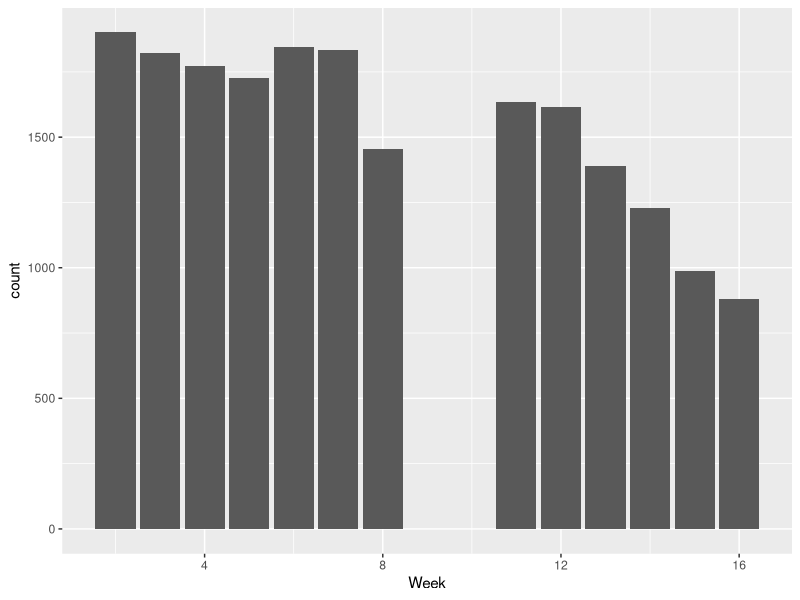
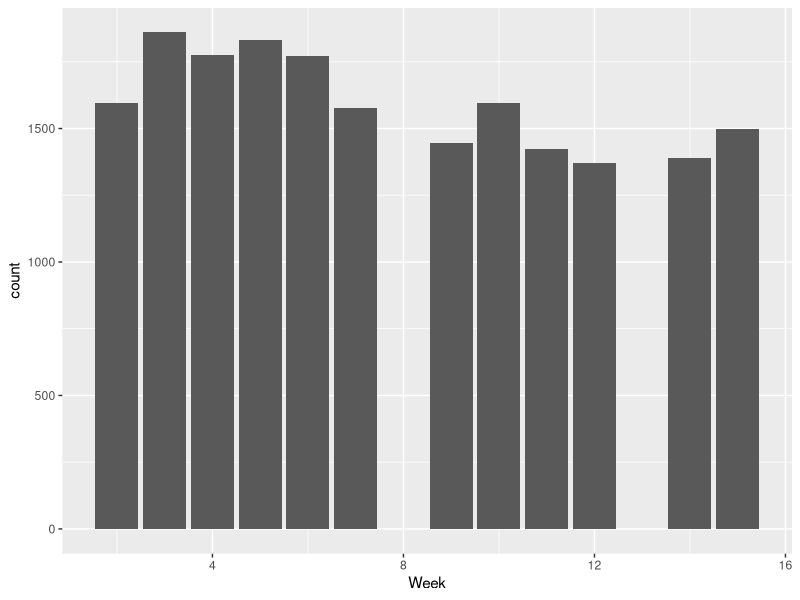
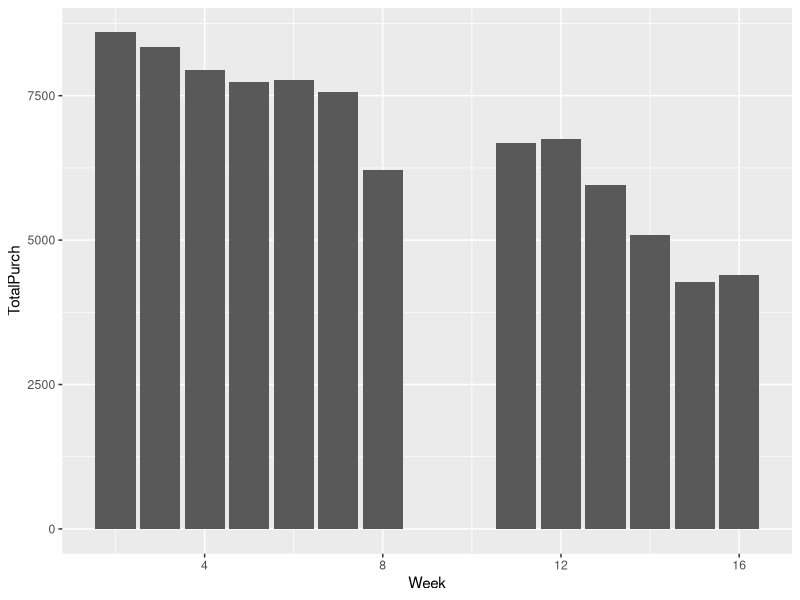
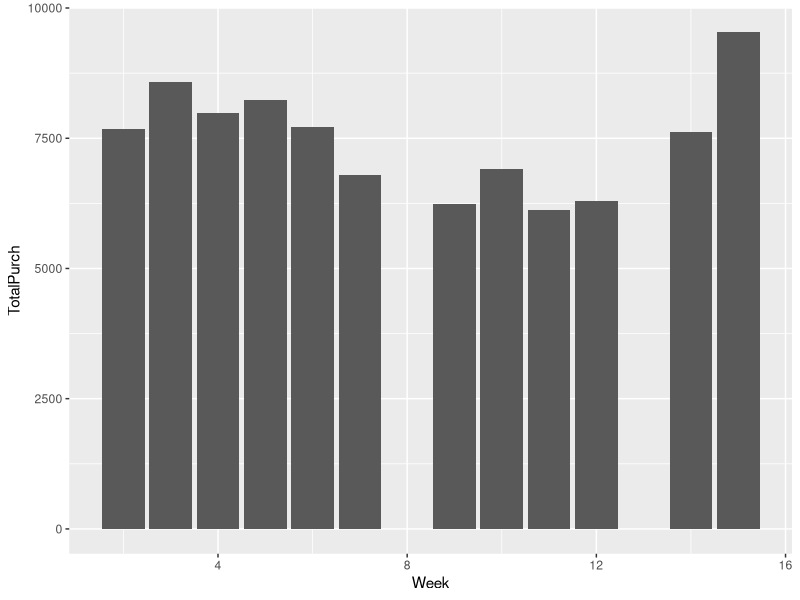
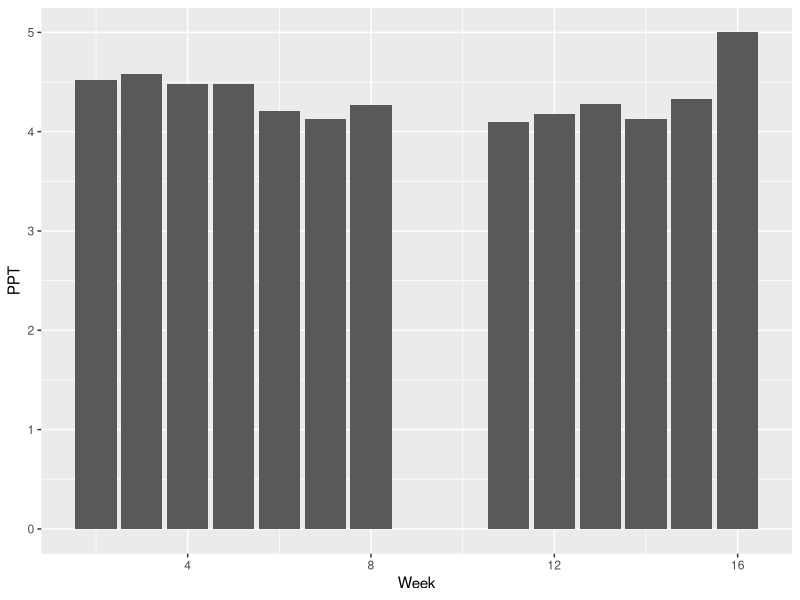
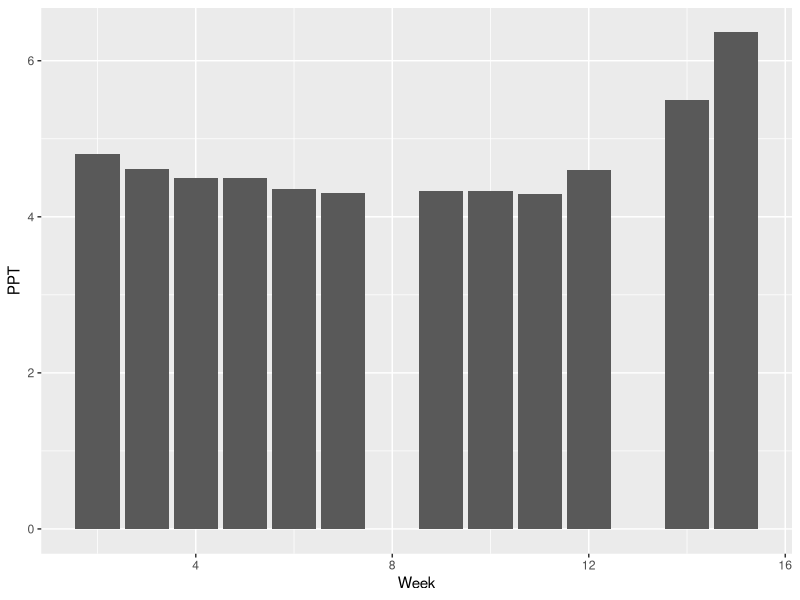
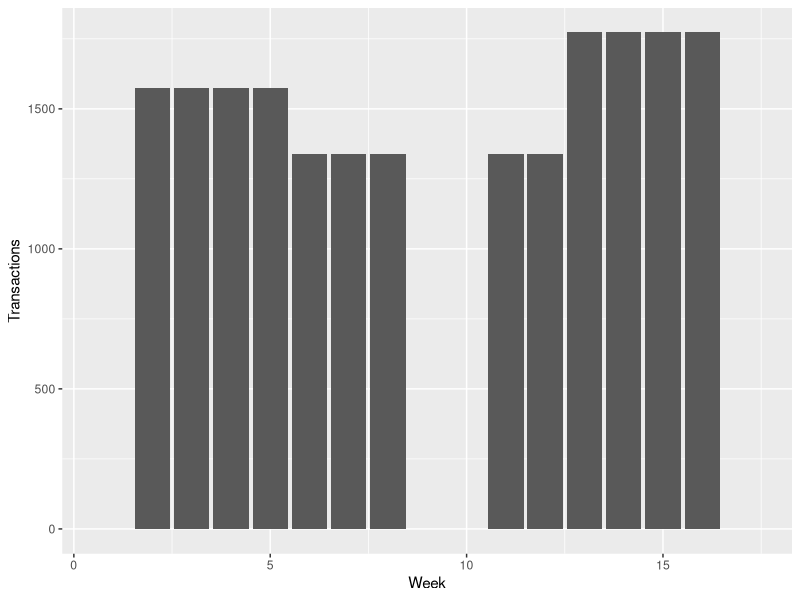
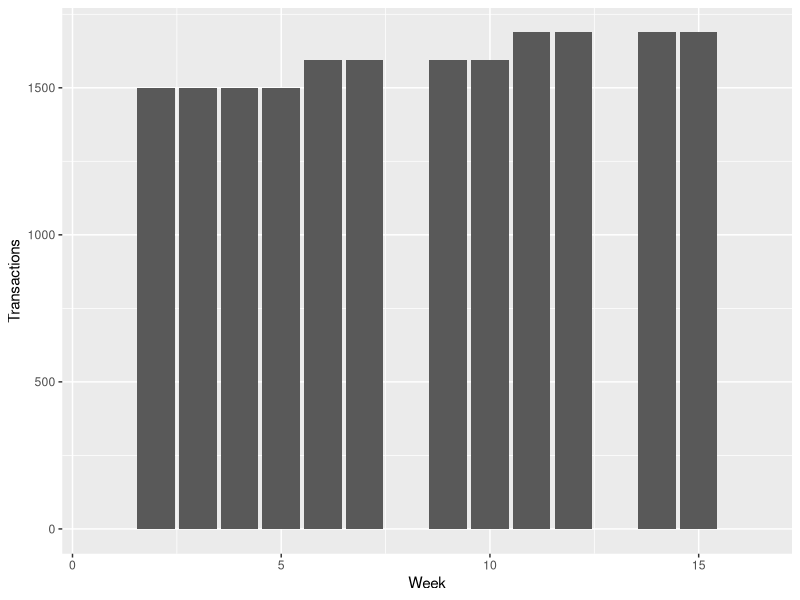

The R script that drew these images, in order:
## ---- chunk 1
knitr::opts_chunk$set(echo = TRUE, message=FALSE, warning=FALSE, cache=TRUE, 
                      fig.width=7, fig.height=3, fig.align = "center")
library(readr)
library(dplyr)
library(ggplot2)
library(lubridate)
## ---- chunk 2

flex_data <- read_csv("flex_data.csv") 
flex_data <- flex_data %>% mutate(Time = mdy_hm(Time)) %>% mutate(Week = epiweek(Time)) %>% rename(AmountSpent=Price)
flex_data <- flex_data %>% filter(Time >= '2019-01-20' & Time <= '2019-12-19') %>%  filter(AmountSpent > 0)

## ---- chunk 3
#Transactions by week
springtrans <- flex_data %>% filter(Time <= '2019-5-19') %>% mutate(Week = Week-3) %>% filter(Week!=1 & Week!=9 & Week!=10 & Week!=17)
falltrans <- flex_data %>% filter(Time >= '2019-9-1') %>% mutate (Week = Week-35) %>% filter(Week!=1 & Week!=8 & Week!=13 & Week!=16)

ggplot(springtrans) + geom_bar(aes(x=Week))
ggplot(falltrans) + geom_bar(aes(x=Week))
## ---- chunk 4
#Purchases by week
springpurch <- springtrans %>% group_by(Week) %>% summarize(TotalPurch = sum(AmountSpent))
fallpurch <- falltrans %>% group_by(Week) %>% summarize(TotalPurch = sum(AmountSpent))

ggplot(springpurch) + geom_bar(aes(x=Week, y=TotalPurch), stat='identity')
ggplot(fallpurch) + geom_bar(aes(x=Week, y=TotalPurch), stat='identity')
## ---- chunk 5
#Amount Spent Per Transaction
springppt <- springtrans %>% group_by(Week) %>% summarize(TotalTrans = n(), TotalPurch = sum(AmountSpent)) %>% mutate(PPT = TotalPurch/TotalTrans)
fallppt <- falltrans %>% group_by(Week) %>% summarize(TotalTrans = n(), TotalPurch = sum(AmountSpent)) %>% mutate(PPT = TotalPurch/TotalTrans)

ggplot(springppt) + geom_bar(aes(x=Week, y=PPT), stat='identity')
ggplot(fallppt) + geom_bar(aes(x=Week, y=PPT), stat='identity')
## ---- chunk 6
#Creation of consistent null dataframes
#Tested - Sums of spring/fall consistent nulls add up to sum of purchases and transactions from spring/fall PPT
sprnullconsistent <- data.frame("Week"=1:17, "Transactions"= c(0,sum(springppt$TotalTrans)/13,sum(springppt$TotalTrans)/13,sum(springppt$TotalTrans)/13,sum(springppt$TotalTrans)/13,sum(springppt$TotalTrans)/13,sum(springppt$TotalTrans)/13,sum(springppt$TotalTrans)/13,0,0,sum(springppt$TotalTrans)/13,sum(springppt$TotalTrans)/13,sum(springppt$TotalTrans)/13,sum(springppt$TotalTrans)/13,sum(springppt$TotalTrans)/13,sum(springppt$TotalTrans)/13,0), "Purchases"= c(0,sum(springppt$TotalPurch)/13,sum(springppt$TotalPurch)/13,sum(springppt$TotalPurch)/13,sum(springppt$TotalPurch)/13,sum(springppt$TotalPurch)/13,sum(springppt$TotalPurch)/13,sum(springppt$TotalPurch)/13,0,0,sum(springppt$TotalPurch)/13,sum(springppt$TotalPurch)/13,sum(springppt$TotalPurch)/13,sum(springppt$TotalPurch)/13,sum(springppt$TotalPurch)/13,sum(springppt$TotalPurch)/13,0))

fallnullconsistent <- data.frame("Week"=1:16, "Transactions"= c(0,sum(fallppt$TotalTrans)/12,sum(fallppt$TotalTrans)/12,sum(fallppt$TotalTrans)/12,sum(fallppt$TotalTrans)/12,sum(fallppt$TotalTrans)/12,sum(fallppt$TotalTrans)/12,0,sum(fallppt$TotalTrans)/12,sum(fallppt$TotalTrans)/12,sum(fallppt$TotalTrans)/12,sum(fallppt$TotalTrans)/12,0,sum(fallppt$TotalTrans)/12,sum(fallppt$TotalTrans)/12,0), "Purchases"= c(0,sum(fallppt$TotalPurch)/12,sum(fallppt$TotalPurch)/12,sum(fallppt$TotalPurch)/12,sum(fallppt$TotalPurch)/12,sum(fallppt$TotalPurch)/12,sum(fallppt$TotalPurch)/12,0,sum(fallppt$TotalPurch)/12,sum(fallppt$TotalPurch)/12,sum(fallppt$TotalPurch)/12,sum(fallppt$TotalPurch)/12,0,sum(fallppt$TotalPurch)/12,sum(fallppt$TotalPurch)/12,0))

## ---- chunk 7
#285/518=55.02% of students believe they spend consistently (1/3 beginning, 1/3 middle, 1/3 end)
#86/518=16.60% of students believe they spend most in beginning (1/2 beginning, 1/3 middle, 1/6 end)
#147/518=28.38% of students believe they spend most at end (1/6 beginning, 1/3 middle, 1/2 end)

#Tested - Sums of spring/fall weighted expectation nulls add up to sum of purchases/transactions from spring/fall  PPT
#Note - each period represents total spending expected during that period, then divided by number of weeks in     that period (spring separated into 4/5/4, fall into 4/4/4)
#Possible error - since spring semester is 13 applicable weeks, middle period is 5 weeks instead of 4,            aritifically deflating average spending in that period
p1springtrans <- .5502*sum(springppt$TotalTrans)*(1/3) + .1660*sum(springppt$TotalTrans)*(1/2) + .2838*sum(springppt$TotalTrans)*(1/6)
p2springtrans <- .5502*sum(springppt$TotalTrans)*(1/3) + .1660*sum(springppt$TotalTrans)*(1/3) + .2838*sum(springppt$TotalTrans)*(1/3)
p3springtrans <- .5502*sum(springppt$TotalTrans)*(1/3) + .1660*sum(springppt$TotalTrans)*(1/6) + .2838*sum(springppt$TotalTrans)*(1/2)


p1springpurch <- .5502*sum(springppt$TotalPurch)*(1/3) + .1660*sum(springppt$TotalPurch)*(1/2) + .2838*sum(springppt$TotalPurch)*(1/6)
p2springpurch <- .5502*sum(springppt$TotalPurch)*(1/3) + .1660*sum(springppt$TotalPurch)*(1/3) + .2838*sum(springppt$TotalPurch)*(1/3)
p3springpurch <- .5502*sum(springppt$TotalPurch)*(1/3) + .1660*sum(springppt$TotalPurch)*(1/6) + .2838*sum(springppt$TotalPurch)*(1/2)

sprnullweighted <- data.frame("Week"=1:17, 
"Transactions"= c(0,p1springtrans/4,p1springtrans/4,p1springtrans/4,p1springtrans/4,p2springtrans/5,p2springtrans/5,p2springtrans/5,0,0,p2springtrans/5,p2springtrans/5,p3springtrans/4,p3springtrans/4,p3springtrans/4,p3springtrans/4,0), 
"Purchases"= c(0,p1springpurch/4,p1springpurch/4,p1springpurch/4,p1springpurch/4,p2springpurch/5,p2springpurch/5,p2springpurch/5,0,0,p2springpurch/5,p2springpurch/5,p3springpurch/4,p3springpurch/4,p3springpurch/4,p3springpurch/4,0))

p1falltrans <- .5502*sum(fallppt$TotalTrans)*(1/3) + .1660*sum(fallppt$TotalTrans)*(1/2) + .2838*sum(fallppt$TotalTrans)*(1/6)
p2falltrans <- .5502*sum(fallppt$TotalTrans)*(1/3) + .1660*sum(fallppt$TotalTrans)*(1/3) + .2838*sum(fallppt$TotalTrans)*(1/3)
p3falltrans <- .5502*sum(fallppt$TotalTrans)*(1/3) + .1660*sum(fallppt$TotalTrans)*(1/6) + .2838*sum(fallppt$TotalTrans)*(1/2)

p1fallpurch <- .5502*sum(fallppt$TotalPurch)*(1/3) + .1660*sum(fallppt$TotalPurch)*(1/2) + .2838*sum(fallppt$TotalPurch)*(1/6)
p2fallpurch <- .5502*sum(fallppt$TotalPurch)*(1/3) + .1660*sum(fallppt$TotalPurch)*(1/3) + .2838*sum(fallppt$TotalPurch)*(1/3)
p3fallpurch <- .5502*sum(fallppt$TotalPurch)*(1/3) + .1660*sum(fallppt$TotalPurch)*(1/6) + .2838*sum(fallppt$TotalPurch)*(1/2)

fallnullweighted <- data.frame("Week"=1:16, 
"Transactions"= c(0,p1falltrans/4,p1falltrans/4,p1falltrans/4,p1falltrans/4,p2falltrans/4,p2falltrans/4,0,p2falltrans/4,p2falltrans/4,p3falltrans/4,p3falltrans/4,0,p3falltrans/4,p3falltrans/4,0), 
"Purchases"= c(0,p1fallpurch/4,p1fallpurch/4,p1fallpurch/4,p1fallpurch/4,p2fallpurch/4,p2fallpurch/4,0,p2fallpurch/4,p2fallpurch/4,p3fallpurch/4,p3fallpurch/4,0,p3fallpurch/4,p3fallpurch/4,0))

ggplot(sprnullweighted) + geom_bar(aes(x=Week, y=Transactions), stat='identity')
ggplot(fallnullweighted) + geom_bar(aes(x=Week, y=Transactions), stat='identity')
ggplot(sprnullweighted) + geom_bar(aes(x=Week, y=Purchases), stat='identity')
ggplot(fallnullweighted) + geom_bar(aes(x=Week, y=Purchases), stat='identity')
